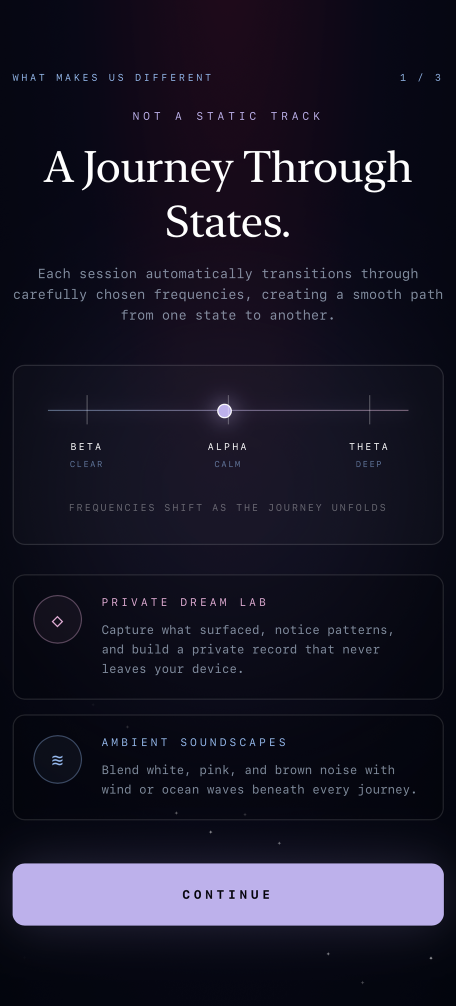
#> input picture app-store-assets/source-screens/provided-high-quality/01-different-provided.png, 912 x 2012 px (shown at 1/2 size)
$ python -i prepare-provided-app-screens.py   (imports and definitions only)
#> lines starting #> are read from the running program, lines starting #| are printed output that depends on the picture
from pathlib import Path

from PIL import Image


ROOT = Path(__file__).resolve().parent.parent
DOWNLOADS = Path("/Users/riley/Downloads")
OUTPUT = ROOT / "app-store-assets/source-screens/provided-high-quality"

SCREENS = {
    "01-different-provided.png": "Screenshot 2026-06-12 at 2.17.38\u202fPM.png",
    "03-journeys-provided.png": "Screenshot 2026-06-12 at 2.18.17\u202fPM.png",
    "04-journey-detail-provided.png": "Screenshot 2026-06-12 at 2.18.50\u202fPM.png",
    "05-chamber-provided.png": "Screenshot 2026-06-12 at 2.27.47\u202fPM.png",
    "06-dream-lab-provided.png": "Screenshot 2026-06-12 at 2.20.47\u202fPM.png",
    "07-paywall-provided.png": "Screenshot 2026-06-12 at 2.18.04\u202fPM.png",
}

RAW_SCREENS = {
    "08-guides-provided.png": Path(
        "/var/folders/j3/2d6kyhwx5wsf0lsq3sxt_qlh0000gn/T/astral-store-assets/raw/guides.png"
    ),
}

TARGET_WIDTH, TARGET_HEIGHT = 912, 2012
STATUS_BAR_HEIGHT = 145


def prepare(source: Path) -> Image.Image:
    image = Image.open(source).convert("RGB")
#> image is the input picture: PIL image 912x2012 RGB; mean R, G, B 27.6, 25.3, 41.1
    image = image.crop((0, STATUS_BAR_HEIGHT, image.width, image.height))
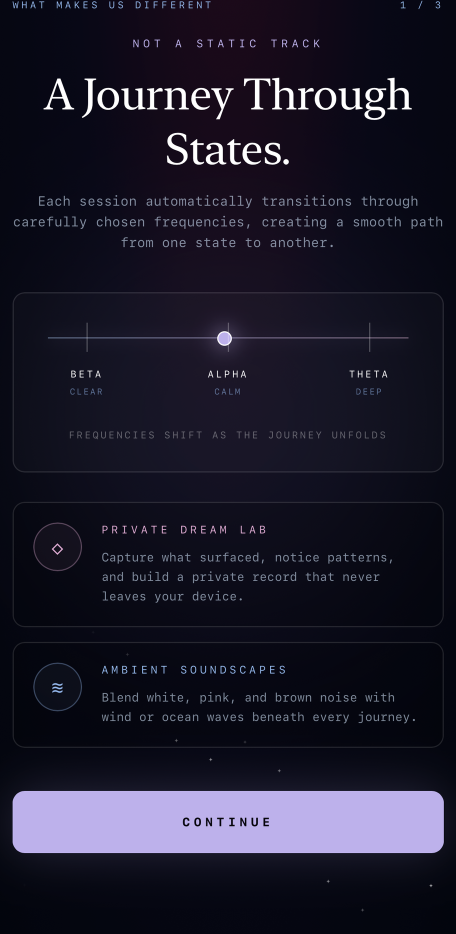
#> image: PIL image 912x1867 RGB (shown at 1/2 size); mean R, G, B 28.6, 26.7, 42.6

    target_ratio = TARGET_WIDTH / TARGET_HEIGHT
    crop_width = round(image.height * target_ratio)
#> crop_width = 846
    left = (image.width - crop_width) // 2
#> left = 33
    image = image.crop((left, 0, left + crop_width, image.height))
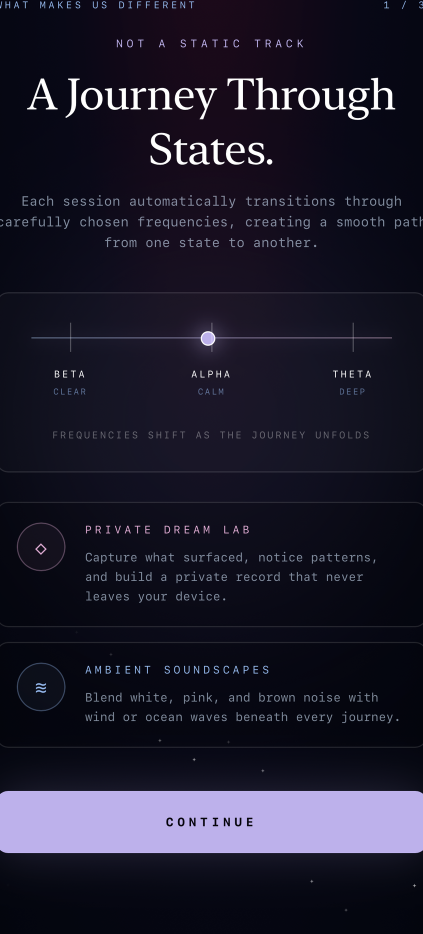
#> image: PIL image 846x1867 RGB (shown at 1/2 size); mean R, G, B 30, 27.9, 44.1

    return image.resize((TARGET_WIDTH, TARGET_HEIGHT), Image.Resampling.LANCZOS)
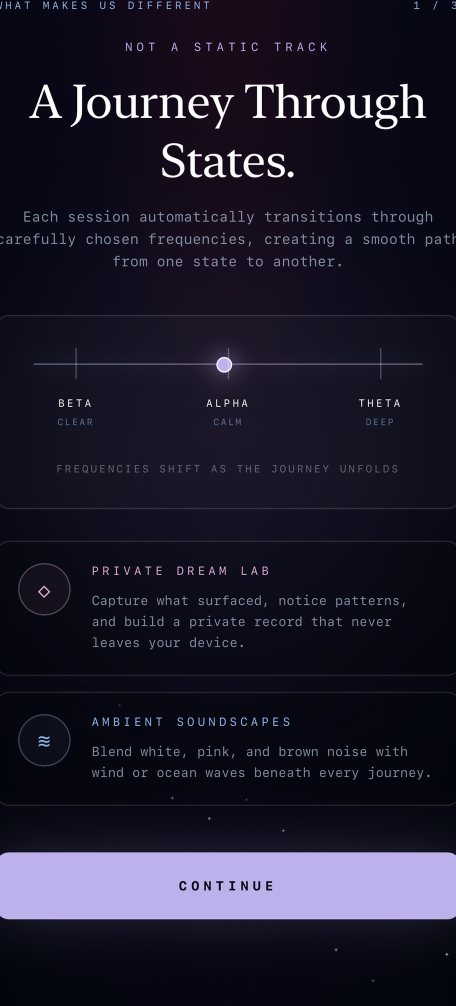
#> returned value: PIL image 912x2012 RGB (shown at 1/2 size); mean R, G, B 30, 27.9, 44.1


# [13 lines not run here, left out]

>>> result = prepare('../app-store-assets/source-screens/provided-high-quality/01-different-provided.png')

$ run again, on app-store-assets/source-screens/provided-high-quality/09-ambient-mixes-provided.png
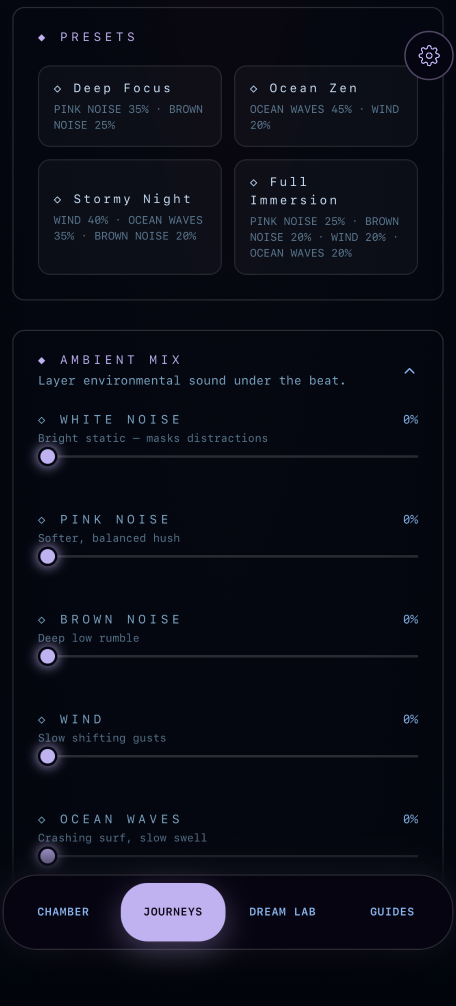
#> input picture app-store-assets/source-screens/provided-high-quality/09-ambient-mixes-provided.png, 912 x 2012 px (shown at 1/2 size)
#> in prepare, `image = image.crop((0, STATUS_BAR_HEIGHT, image.width, image.height))`:
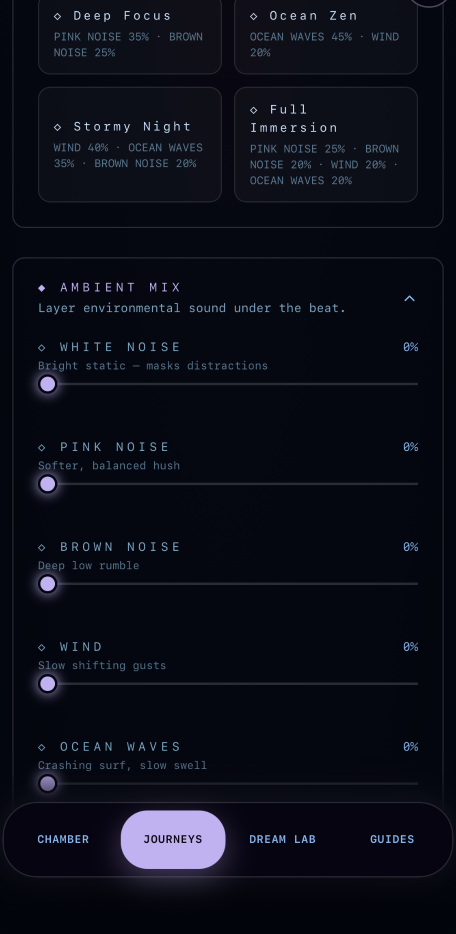
#> image: PIL image 912x1867 RGB (shown at 1/2 size); mean R, G, B 11.8, 13.9, 24.1
#> in prepare, `image = image.crop((left, 0, left + crop_width, image.height))`:
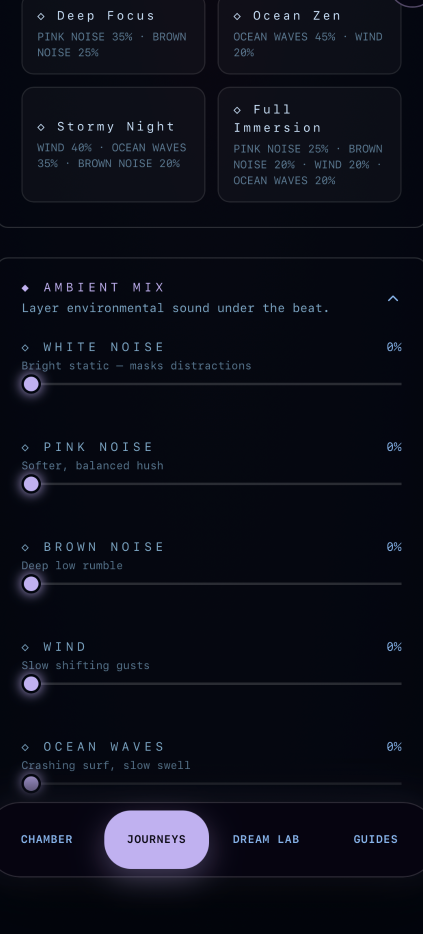
#> image: PIL image 846x1867 RGB (shown at 1/2 size); mean R, G, B 12.3, 14.4, 24.7
